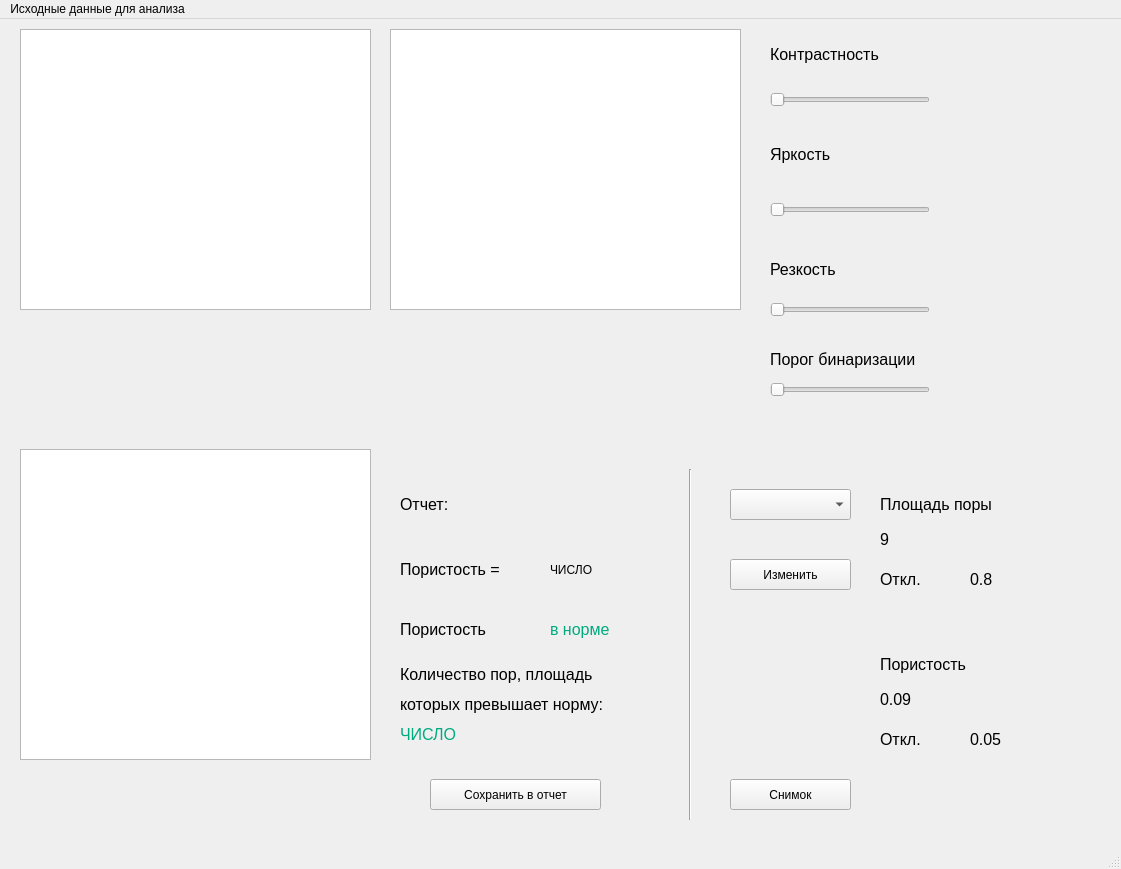
<?xml version="1.0" encoding="UTF-8"?>
<ui version="4.0">
 <class>MainWindow</class>
 <widget class="QMainWindow" name="MainWindow">
  <property name="geometry">
   <rect>
    <x>0</x>
    <y>0</y>
    <width>1121</width>
    <height>869</height>
   </rect>
  </property>
  <property name="windowTitle">
   <string>MainWindow</string>
  </property>
  <widget class="QWidget" name="centralwidget">
   <widget class="QSlider" name="contrastSlider">
    <property name="geometry">
     <rect>
      <x>770</x>
      <y>70</y>
      <width>160</width>
      <height>22</height>
     </rect>
    </property>
    <property name="orientation">
     <enum>Qt::Horizontal</enum>
    </property>
   </widget>
   <widget class="QSlider" name="exposureSlider">
    <property name="geometry">
     <rect>
      <x>770</x>
      <y>180</y>
      <width>160</width>
      <height>22</height>
     </rect>
    </property>
    <property name="orientation">
     <enum>Qt::Horizontal</enum>
    </property>
   </widget>
   <widget class="QSlider" name="sharpnessSlider">
    <property name="geometry">
     <rect>
      <x>770</x>
      <y>280</y>
      <width>160</width>
      <height>22</height>
     </rect>
    </property>
    <property name="orientation">
     <enum>Qt::Horizontal</enum>
    </property>
   </widget>
   <widget class="QLabel" name="contrastLabel">
    <property name="geometry">
     <rect>
      <x>770</x>
      <y>10</y>
      <width>161</width>
      <height>51</height>
     </rect>
    </property>
    <property name="text">
     <string>&lt;html&gt;&lt;head/&gt;&lt;body&gt;&lt;p&gt;&lt;span style=&quot; font-size:12pt;&quot;&gt;Контрастность&lt;/span&gt;&lt;/p&gt;&lt;/body&gt;&lt;/html&gt;</string>
    </property>
   </widget>
   <widget class="QLabel" name="exposureLabel">
    <property name="geometry">
     <rect>
      <x>770</x>
      <y>110</y>
      <width>171</width>
      <height>51</height>
     </rect>
    </property>
    <property name="text">
     <string>&lt;html&gt;&lt;head/&gt;&lt;body&gt;&lt;p&gt;&lt;span style=&quot; font-size:12pt;&quot;&gt;Яркость&lt;/span&gt;&lt;/p&gt;&lt;/body&gt;&lt;/html&gt;</string>
    </property>
   </widget>
   <widget class="QLabel" name="sharpnessLabel">
    <property name="geometry">
     <rect>
      <x>770</x>
      <y>220</y>
      <width>161</width>
      <height>61</height>
     </rect>
    </property>
    <property name="text">
     <string>&lt;html&gt;&lt;head/&gt;&lt;body&gt;&lt;p&gt;&lt;span style=&quot; font-size:12pt;&quot;&gt;Резкость&lt;/span&gt;&lt;/p&gt;&lt;/body&gt;&lt;/html&gt;</string>
    </property>
   </widget>
   <widget class="QToolButton" name="saveButton">
    <property name="geometry">
     <rect>
      <x>430</x>
      <y>760</y>
      <width>171</width>
      <height>31</height>
     </rect>
    </property>
    <property name="toolTip">
     <string>&lt;html&gt;&lt;head/&gt;&lt;body&gt;&lt;p&gt;&lt;span style=&quot; font-size:12pt;&quot;&gt;Сохранить в отчет&lt;/span&gt;&lt;/p&gt;&lt;p&gt;&lt;br/&gt;&lt;/p&gt;&lt;/body&gt;&lt;/html&gt;</string>
    </property>
    <property name="text">
     <string>Сохранить в отчет</string>
    </property>
   </widget>
   <widget class="QPushButton" name="changeButton">
    <property name="geometry">
     <rect>
      <x>730</x>
      <y>540</y>
      <width>121</width>
      <height>31</height>
     </rect>
    </property>
    <property name="text">
     <string>Изменить</string>
    </property>
   </widget>
   <widget class="QPushButton" name="shootButton">
    <property name="geometry">
     <rect>
      <x>730</x>
      <y>760</y>
      <width>121</width>
      <height>31</height>
     </rect>
    </property>
    <property name="text">
     <string>Снимок</string>
    </property>
   </widget>
   <widget class="QLabel" name="reportLabel">
    <property name="geometry">
     <rect>
      <x>400</x>
      <y>470</y>
      <width>81</width>
      <height>31</height>
     </rect>
    </property>
    <property name="text">
     <string>&lt;html&gt;&lt;head/&gt;&lt;body&gt;&lt;p&gt;&lt;span style=&quot; font-size:12pt;&quot;&gt;Отчет:&lt;/span&gt;&lt;/p&gt;&lt;/body&gt;&lt;/html&gt;</string>
    </property>
   </widget>
   <widget class="QLabel" name="porisityLabel1">
    <property name="geometry">
     <rect>
      <x>400</x>
      <y>530</y>
      <width>131</width>
      <height>41</height>
     </rect>
    </property>
    <property name="text">
     <string>&lt;html&gt;&lt;head/&gt;&lt;body&gt;&lt;p&gt;&lt;span style=&quot; font-size:12pt;&quot;&gt;Пористость = &lt;/span&gt;&lt;/p&gt;&lt;/body&gt;&lt;/html&gt;</string>
    </property>
   </widget>
   <widget class="QLabel" name="numporisity">
    <property name="geometry">
     <rect>
      <x>550</x>
      <y>540</y>
      <width>121</width>
      <height>21</height>
     </rect>
    </property>
    <property name="text">
     <string>ЧИСЛО</string>
    </property>
   </widget>
   <widget class="QLabel" name="porisityLabel2">
    <property name="geometry">
     <rect>
      <x>400</x>
      <y>600</y>
      <width>131</width>
      <height>21</height>
     </rect>
    </property>
    <property name="text">
     <string>&lt;html&gt;&lt;head/&gt;&lt;body&gt;&lt;p&gt;&lt;span style=&quot; font-size:12pt;&quot;&gt;Пористость&lt;/span&gt;&lt;/p&gt;&lt;/body&gt;&lt;/html&gt;</string>
    </property>
   </widget>
   <widget class="QLabel" name="porisity">
    <property name="geometry">
     <rect>
      <x>550</x>
      <y>600</y>
      <width>101</width>
      <height>21</height>
     </rect>
    </property>
    <property name="text">
     <string>&lt;html&gt;&lt;head/&gt;&lt;body&gt;&lt;p&gt;&lt;span style=&quot; font-size:12pt; color:#00aa7f;&quot;&gt;в норме&lt;/span&gt;&lt;/p&gt;&lt;/body&gt;&lt;/html&gt;</string>
    </property>
   </widget>
   <widget class="QLabel" name="label_9">
    <property name="geometry">
     <rect>
      <x>400</x>
      <y>640</y>
      <width>261</width>
      <height>31</height>
     </rect>
    </property>
    <property name="text">
     <string>&lt;html&gt;&lt;head/&gt;&lt;body&gt;&lt;p&gt;&lt;span style=&quot; font-size:12pt;&quot;&gt;Количество пор, площадь&lt;/span&gt;&lt;/p&gt;&lt;/body&gt;&lt;/html&gt;</string>
    </property>
   </widget>
   <widget class="QLabel" name="label_10">
    <property name="geometry">
     <rect>
      <x>400</x>
      <y>670</y>
      <width>301</width>
      <height>31</height>
     </rect>
    </property>
    <property name="text">
     <string>&lt;html&gt;&lt;head/&gt;&lt;body&gt;&lt;p&gt;&lt;span style=&quot; font-size:12pt;&quot;&gt;которых превышает норму: &lt;/span&gt;&lt;/p&gt;&lt;/body&gt;&lt;/html&gt;</string>
    </property>
   </widget>
   <widget class="QLabel" name="numPores">
    <property name="geometry">
     <rect>
      <x>400</x>
      <y>700</y>
      <width>101</width>
      <height>31</height>
     </rect>
    </property>
    <property name="text">
     <string>&lt;html&gt;&lt;head/&gt;&lt;body&gt;&lt;p&gt;&lt;span style=&quot; font-size:12pt; color:#00aa7f;&quot;&gt;ЧИСЛО&lt;/span&gt;&lt;/p&gt;&lt;/body&gt;&lt;/html&gt;</string>
    </property>
   </widget>
   <widget class="Line" name="line">
    <property name="geometry">
     <rect>
      <x>680</x>
      <y>450</y>
      <width>20</width>
      <height>351</height>
     </rect>
    </property>
    <property name="orientation">
     <enum>Qt::Vertical</enum>
    </property>
   </widget>
   <widget class="QLabel" name="squarePore">
    <property name="geometry">
     <rect>
      <x>880</x>
      <y>470</y>
      <width>141</width>
      <height>31</height>
     </rect>
    </property>
    <property name="text">
     <string>&lt;html&gt;&lt;head/&gt;&lt;body&gt;&lt;p&gt;&lt;span style=&quot; font-size:12pt;&quot;&gt;Площадь поры&lt;/span&gt;&lt;/p&gt;&lt;/body&gt;&lt;/html&gt;</string>
    </property>
   </widget>
   <widget class="QLabel" name="label_13">
    <property name="geometry">
     <rect>
      <x>880</x>
      <y>510</y>
      <width>55</width>
      <height>21</height>
     </rect>
    </property>
    <property name="text">
     <string>&lt;html&gt;&lt;head/&gt;&lt;body&gt;&lt;p&gt;&lt;span style=&quot; font-size:12pt;&quot;&gt;9&lt;/span&gt;&lt;/p&gt;&lt;/body&gt;&lt;/html&gt;</string>
    </property>
   </widget>
   <widget class="QLabel" name="deviationLabel">
    <property name="geometry">
     <rect>
      <x>880</x>
      <y>550</y>
      <width>55</width>
      <height>21</height>
     </rect>
    </property>
    <property name="text">
     <string>&lt;html&gt;&lt;head/&gt;&lt;body&gt;&lt;p&gt;&lt;span style=&quot; font-size:12pt;&quot;&gt;Откл.&lt;/span&gt;&lt;/p&gt;&lt;/body&gt;&lt;/html&gt;</string>
    </property>
   </widget>
   <widget class="QLabel" name="label_15">
    <property name="geometry">
     <rect>
      <x>970</x>
      <y>550</y>
      <width>71</width>
      <height>21</height>
     </rect>
    </property>
    <property name="text">
     <string>&lt;html&gt;&lt;head/&gt;&lt;body&gt;&lt;p&gt;&lt;span style=&quot; font-size:12pt;&quot;&gt;0.8&lt;/span&gt;&lt;/p&gt;&lt;/body&gt;&lt;/html&gt;</string>
    </property>
   </widget>
   <widget class="QLabel" name="porisityLabel">
    <property name="geometry">
     <rect>
      <x>880</x>
      <y>630</y>
      <width>121</width>
      <height>31</height>
     </rect>
    </property>
    <property name="text">
     <string>&lt;html&gt;&lt;head/&gt;&lt;body&gt;&lt;p&gt;&lt;span style=&quot; font-size:12pt;&quot;&gt;Пористость&lt;/span&gt;&lt;/p&gt;&lt;/body&gt;&lt;/html&gt;</string>
    </property>
   </widget>
   <widget class="QLabel" name="label_17">
    <property name="geometry">
     <rect>
      <x>880</x>
      <y>670</y>
      <width>55</width>
      <height>21</height>
     </rect>
    </property>
    <property name="text">
     <string>&lt;html&gt;&lt;head/&gt;&lt;body&gt;&lt;p&gt;&lt;span style=&quot; font-size:12pt;&quot;&gt;0.09&lt;/span&gt;&lt;/p&gt;&lt;/body&gt;&lt;/html&gt;</string>
    </property>
   </widget>
   <widget class="QLabel" name="deviationLabel1">
    <property name="geometry">
     <rect>
      <x>880</x>
      <y>710</y>
      <width>61</width>
      <height>21</height>
     </rect>
    </property>
    <property name="text">
     <string>&lt;html&gt;&lt;head/&gt;&lt;body&gt;&lt;p&gt;&lt;span style=&quot; font-size:12pt;&quot;&gt;Откл.&lt;/span&gt;&lt;/p&gt;&lt;/body&gt;&lt;/html&gt;</string>
    </property>
   </widget>
   <widget class="QLabel" name="label_19">
    <property name="geometry">
     <rect>
      <x>970</x>
      <y>710</y>
      <width>61</width>
      <height>21</height>
     </rect>
    </property>
    <property name="text">
     <string>&lt;html&gt;&lt;head/&gt;&lt;body&gt;&lt;p&gt;&lt;span style=&quot; font-size:12pt;&quot;&gt;0.05&lt;/span&gt;&lt;/p&gt;&lt;/body&gt;&lt;/html&gt;</string>
    </property>
   </widget>
   <widget class="QComboBox" name="materialBox">
    <property name="geometry">
     <rect>
      <x>730</x>
      <y>470</y>
      <width>121</width>
      <height>31</height>
     </rect>
    </property>
    <property name="statusTip">
     <string/>
    </property>
    <property name="whatsThis">
     <string>&lt;html&gt;&lt;head/&gt;&lt;body&gt;&lt;p&gt;&lt;span style=&quot; font-size:12pt;&quot;&gt;Газоселикат&lt;/span&gt;&lt;/p&gt;&lt;/body&gt;&lt;/html&gt;</string>
    </property>
    <property name="accessibleName">
     <string/>
    </property>
    <property name="styleSheet">
     <string notr="true"/>
    </property>
    <property name="currentText">
     <string/>
    </property>
   </widget>
   <widget class="QGraphicsView" name="imageView">
    <property name="geometry">
     <rect>
      <x>20</x>
      <y>10</y>
      <width>351</width>
      <height>281</height>
     </rect>
    </property>
   </widget>
   <widget class="QGraphicsView" name="imageAnalysisView">
    <property name="geometry">
     <rect>
      <x>390</x>
      <y>10</y>
      <width>351</width>
      <height>281</height>
     </rect>
    </property>
   </widget>
   <widget class="QGraphicsView" name="poreView">
    <property name="geometry">
     <rect>
      <x>20</x>
      <y>430</y>
      <width>351</width>
      <height>311</height>
     </rect>
    </property>
   </widget>
   <widget class="QLabel" name="binarLabel">
    <property name="geometry">
     <rect>
      <x>770</x>
      <y>310</y>
      <width>161</width>
      <height>61</height>
     </rect>
    </property>
    <property name="text">
     <string>&lt;html&gt;&lt;head/&gt;&lt;body&gt;&lt;p&gt;&lt;span style=&quot; font-size:12pt;&quot;&gt;Порог бинаризации&lt;/span&gt;&lt;/p&gt;&lt;/body&gt;&lt;/html&gt;</string>
    </property>
   </widget>
   <widget class="QSlider" name="binarSlider">
    <property name="geometry">
     <rect>
      <x>770</x>
      <y>360</y>
      <width>160</width>
      <height>22</height>
     </rect>
    </property>
    <property name="orientation">
     <enum>Qt::Horizontal</enum>
    </property>
   </widget>
  </widget>
  <widget class="QMenuBar" name="menubar">
   <property name="geometry">
    <rect>
     <x>0</x>
     <y>0</y>
     <width>1121</width>
     <height>21</height>
    </rect>
   </property>
   <widget class="QMenu" name="menu">
    <property name="title">
     <string>Исходные данные для анализа</string>
    </property>
    <addaction name="separator"/>
    <addaction name="actionOpen"/>
    <addaction name="actionWebCam"/>
   </widget>
   <addaction name="menu"/>
  </widget>
  <widget class="QStatusBar" name="statusbar"/>
  <action name="actionOpen">
   <property name="text">
    <string>Open</string>
   </property>
  </action>
  <action name="actionWebCam">
   <property name="text">
    <string>WebCam</string>
   </property>
  </action>
 </widget>
 <resources/>
 <connections/>
</ui>
